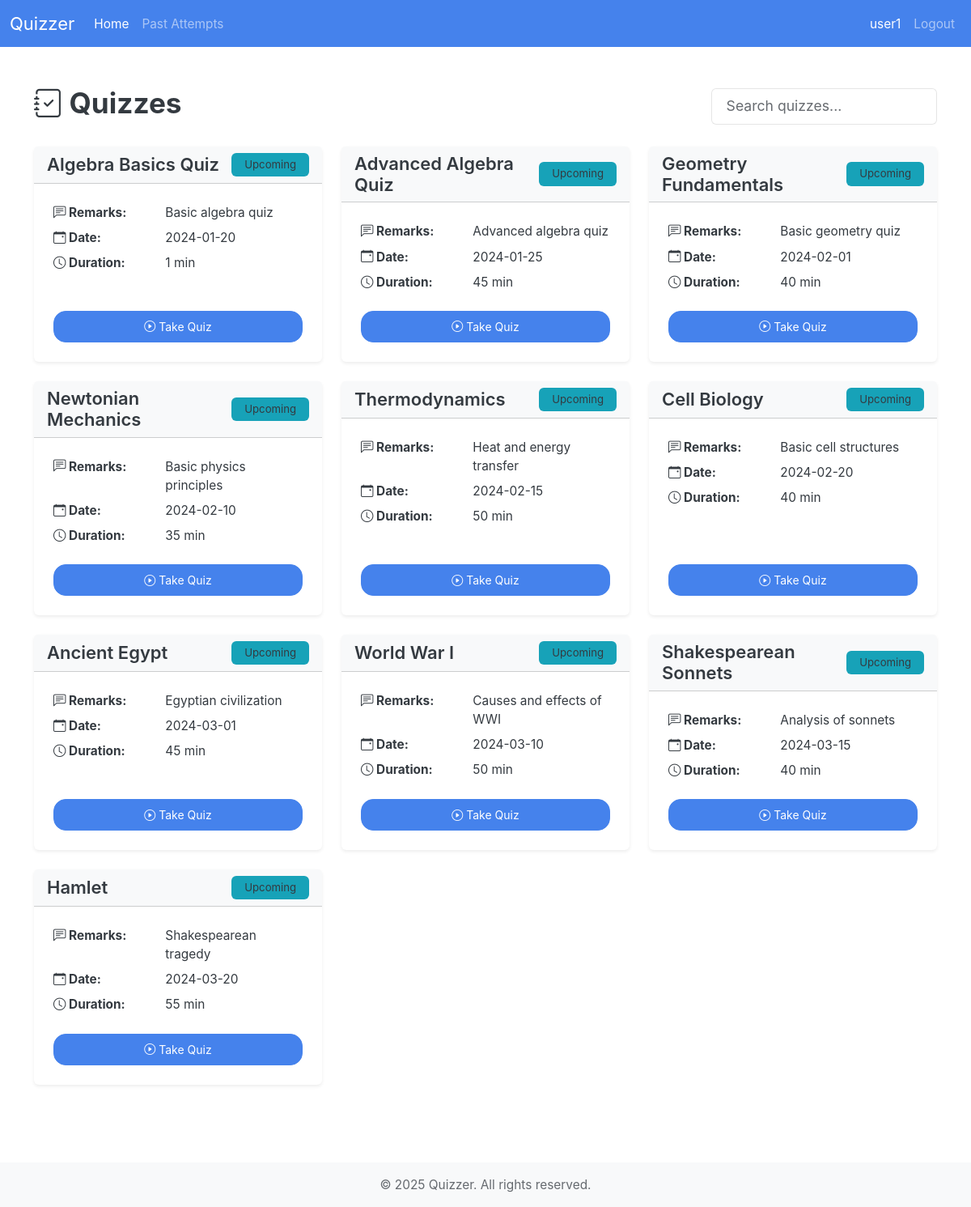
/user/ (signed in), run on the app's committed database.
### models/models.py (models this page shows, shortened)
class User(db.Model, UserMixin):
    __tablename__ = "user"
    user_id: Mapped[id_pk]
    username: Mapped[str] = mapped_column(unique=True)
    password: Mapped[str]
    quiz_attempts: Mapped[List["QuizAttempt"]] = relationship(
        back_populates="user", cascade="all,delete-orphan"
    )

class Quiz(db.Model):
    __tablename__ = "quiz"
    quiz_id: Mapped[id_pk]
    quiz_name: Mapped[str]
    chapter_id: Mapped[int]
    subject_id: Mapped[int]
    date: Mapped[Optional[date]]
    duration: Mapped[Optional[int]]  # minutes? hopefully
    remarks: Mapped[str]
    total_marks: Mapped[int] = mapped_column(default=0)
    questions: Mapped[List["Question"]] = relationship(
        back_populates="quiz", cascade="all,delete-orphan"
    )
    quiz_attempts: Mapped[List["QuizAttempt"]] = relationship(
        back_populates="quiz", cascade="all,delete-orphan"
    )
    chapter: Mapped["Chapter"] = relationship(back_populates="quizzes") # maybe change this
    __table_args__ = (
        ForeignKeyConstraint(
            ['subject_id', 'chapter_id'],  # Composite foreign key
            ['chapter.subject_id', 'chapter.chapter_id']
        ),
    )

### routes/user_routes.py (the view)
@user_bp.route("/", methods=["GET"])
def home():
    upcoming_quizzes = db.session.scalars(select(Quiz))
    return render_template("user/home.html", upcoming_quizzes=upcoming_quizzes)

### app.py (called while the page is built)
@app.template_global()
def is_active(page_name):
    return "active" if request.endpoint == page_name else ""

### routes/__init__.py (called while the page is built)
def init_login_manager(app):
    login_manager = LoginManager()
    login_manager.init_app(app)
    login_manager.login_view = "auth.login"  # goes to the login() function in auth_bp
    @login_manager.user_loader
    def load_user(user_id):
        return db.session.scalar(select(User).where(User.user_id == user_id))

### routes/user_routes.py (called while the page is built)
@user_bp.before_request  # makes it so you have to be logged in to access, and allows admin to access it too to test :)
@login_required
def user_required():
    pass

### templates/user/home.html
{% extends "base.html" %} {% block title %} Quiz Dashboard {% endblock %} {%
block body %} {% include "user/nav.html" %}
<div class="container py-5">
  <div class="d-flex justify-content-between align-items-center mb-4">
    <h2 class="fw-bold"><i class="bi bi-journal-check"></i> Quizzes</h2>
    <input
      type="text"
      id="searchInput"
      class="form-control w-25"
      placeholder="Search quizzes..."
      onkeyup="searchContentUser()"
    />
  </div>
  <div
    class="row row-cols-1 row-cols-md-2 row-cols-lg-3 g-4 mb-5"
    id="quizList"
  >
    {% if upcoming_quizzes %} {% for quiz in upcoming_quizzes %}
    <div class="col quiz-card">
      <div class="card shadow-sm border-0 h-100">
        <div
          class="card-header bg-light d-flex justify-content-between align-items-center"
        >
          <h5 class="fw-semibold mb-0">{{ quiz.quiz_name }}</h5>
          <span class="badge bg-info text-dark">Upcoming</span>
        </div>
        <div class="card-body p-4 d-flex flex-column justify-content-between">
          <div>
            <dl class="row mb-0 small">
              <dt class="col-sm-5">
                <i class="bi bi-chat-left-text"></i> Remarks:
              </dt>
              <dd class="col-sm-7">{{ quiz.remarks }}</dd>
              {% if quiz.date %}
              <dt class="col-sm-5">
                <i class="bi bi-calendar-event"></i> Date:
              </dt>
              <dd class="col-sm-7">{{ quiz.date }}</dd>
              {% endif %} {% if quiz.duration %}
              <dt class="col-sm-5"><i class="bi bi-clock"></i> Duration:</dt>
              <dd class="col-sm-7">{{ quiz.duration }} min</dd>
              {% endif %}
            </dl>
          </div>
          <div class="mt-3 text-center">
            <a href="{{ url_for('user.quiz', quiz_id=quiz.quiz_id) }}">
              <button class="btn btn-primary w-100">
                <i class="bi bi-play-circle"></i> Take Quiz
              </button>
            </a>
          </div>
        </div>
      </div>
    </div>
    {% endfor %} {% else %}
    <p class="text-muted text-center">No upcoming quizzes available.</p>
    {% endif %}
  </div>
</div>
{% endblock %}

### templates/user/nav.html (shortened to what this page needs)
<nav class="navbar navbar-expand-lg bg-primary" data-bs-theme="dark">
  <div class="container-fluid">
    <a class="navbar-brand" href="#">Quizzer</a>
    <div class="collapse navbar-collapse" id="navbarColor01">
      <ul class="navbar-nav me-auto">
        <li class="nav-item">
          <a
            class="nav-link {{ is_active('user.home') }}"
            href="{{ url_for('user.home') }}"
            >Home</a
          >
        </li>
        <li class="nav-item">
          <a
            class="nav-link {{ is_active('user.history')}} {{is_active('user.results')}}"
            href="{{url_for('user.history')}}"
            >Past Attempts</a
          >
        </li>
      </ul>
      <ul class="navbar-nav">
        <li class="nav-item">
          <a class="nav-link active"> {{current_user.username}}</a>
        </li>
        <li class="nav-item">
          <a class="nav-link" href="{{url_for('auth.logout')}}"> Logout </a>
        </li>
      </ul>
    </div>
  </div>
</nav>

### data on the page
User: username "user1"
Quiz: quiz_name "Algebra Basics Quiz", remarks "Basic algebra quiz", date "2024-01-20", duration "1"
Quiz: quiz_name "Advanced Algebra Quiz", remarks "Advanced algebra quiz", date "2024-01-25", duration "45"
Quiz: quiz_name "Geometry Fundamentals", remarks "Basic geometry quiz", date "2024-02-01", duration "40"
Quiz: quiz_name "Newtonian Mechanics", remarks "Basic physics principles", date "2024-02-10", duration "35"
Quiz: quiz_name "Thermodynamics", remarks "Heat and energy transfer", date "2024-02-15", duration "50"
Quiz: quiz_name "Cell Biology", remarks "Basic cell structures", date "2024-02-20", duration "40"
Quiz: quiz_name "Ancient Egypt", remarks "Egyptian civilization", date "2024-03-01", duration "45"
Quiz: quiz_name "World War I", remarks "Causes and effects of WWI", date "2024-03-10", duration "50"
Quiz: quiz_name "Shakespearean Sonnets", remarks "Analysis of sonnets", date "2024-03-15", duration "40"
Quiz: quiz_name "Hamlet", remarks "Shakespearean tragedy", date "2024-03-20", duration "55"
